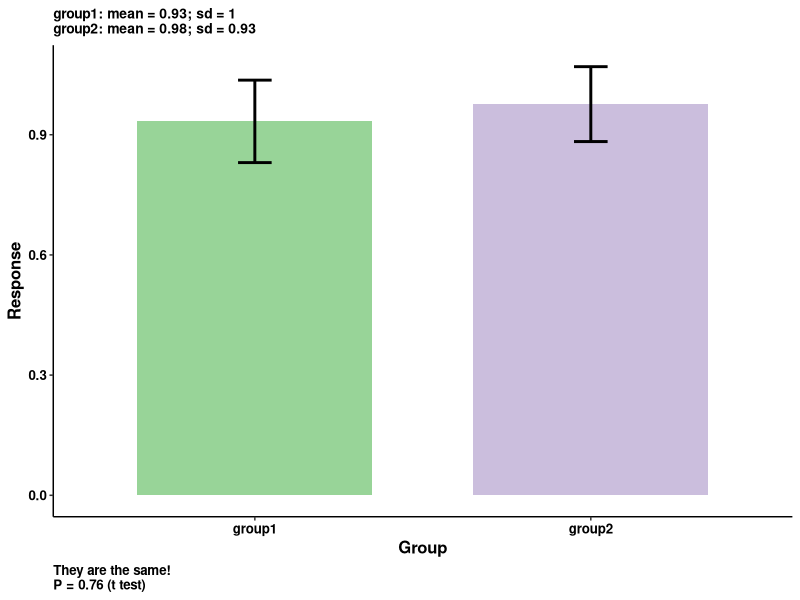
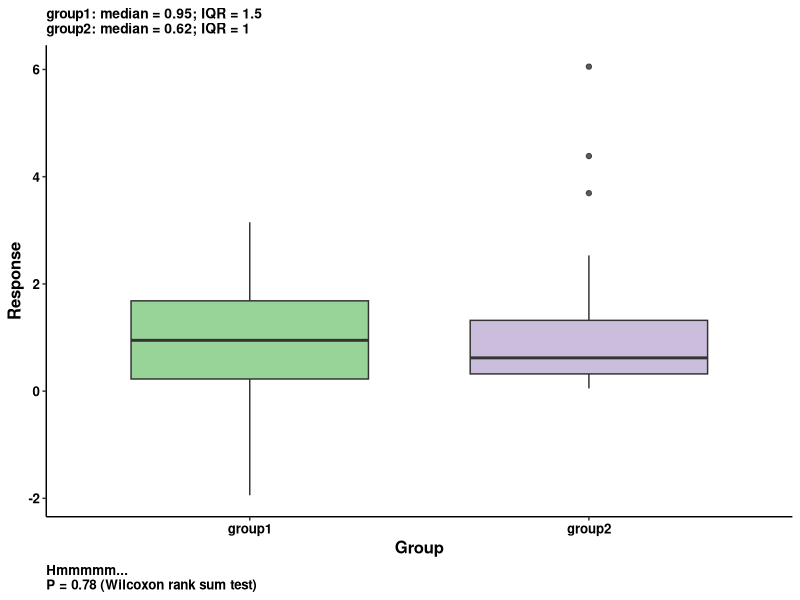
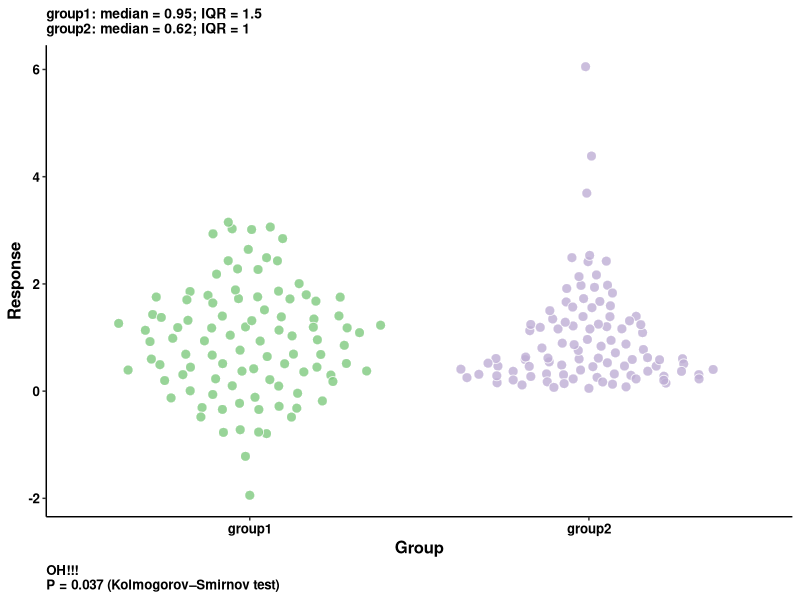
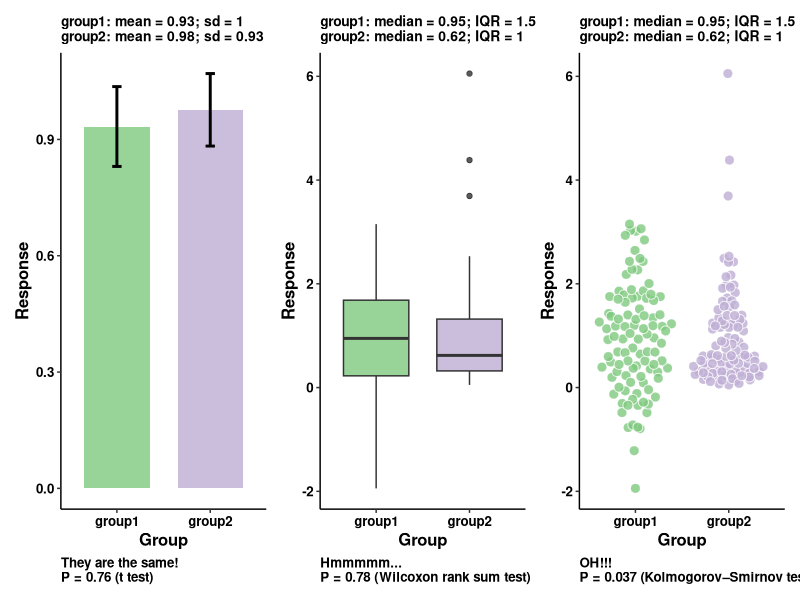
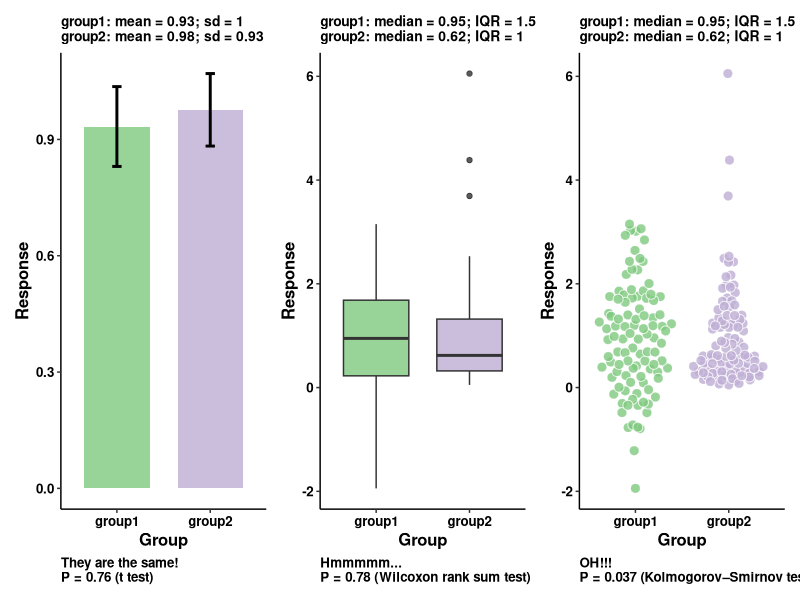
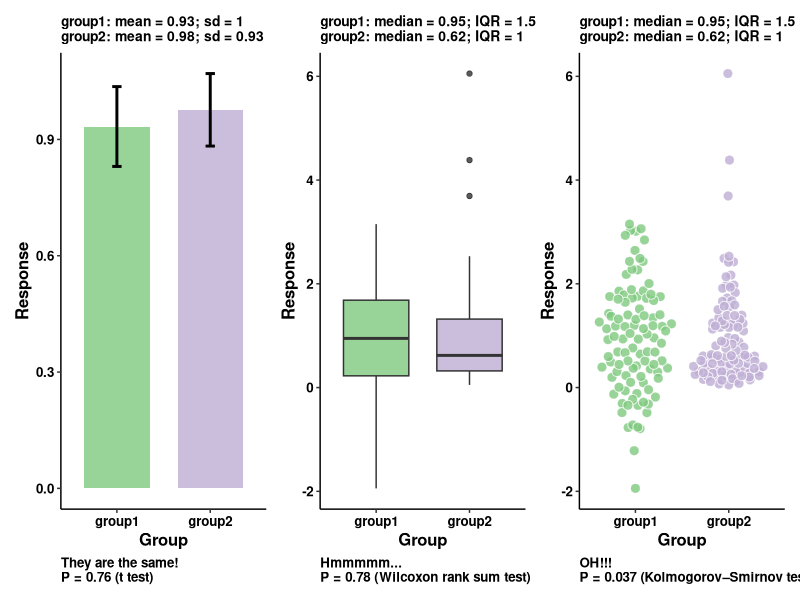

These figures' R source, in order:
## ---- chunk 1
knitr::opts_chunk$set(echo = TRUE)
## ---- chunk 2
library(tidyverse)
library(ggbeeswarm) # to make jitter plots  
library(RColorBrewer) # for the colors 
library(patchwork) # for putting ggplot objects into one graph 
## ---- chunk 3
set.seed(666)
group1 <- rnorm(n = 100, mean = 1, sd = 1)
group2 <- rlnorm(n = 100, 
                 meanlog = log(1^2/sqrt(1^2 + 1^2)), 
                 sdlog = sqrt(log(1+(1^2/1^2))))

sd(group1)
sd(group2)

mean(group1)
mean(group2)

median(group1)
median(group2)

IQR(group1)
IQR(group2)
## ---- chunk 4
groups_long <- cbind(
  group1,
  group2
) %>% 
  as.data.frame() %>% 
  gather("group", "response", 1:2)

head(groups_long)
## ---- chunk 5
t.test(group1, group2)

wilcox.test(group1, group2)

ks.test(group1, group2)
## ---- chunk 6
bar <- groups_long %>% 
  ggplot(aes(x = group, y = response)) +
  geom_bar(stat = "summary", fun = mean, 
           width = 0.7, alpha = 0.8,
           aes(fill = group)) + 
  stat_summary(geom = "errorbar", fun.data = "mean_se",
               width = 0.1, size = 1) +
  scale_fill_manual(values = brewer.pal(8, "Accent")[1:2]) +
  labs(x = "Group",
       y = "Response",
       caption = paste0("They are the same!\nP = ", 
                        signif(t.test(group1, group2)$p.value, 2),
                        " (t test)")) +
  theme_classic() +
  theme(
    text = element_text(size = 12, face = "bold", color = "black"),
    axis.text = element_text(color = "black"),
    legend.position = "none",
    plot.title = element_text(size = 10),
    plot.caption = element_text(hjust = 0)
  ) +
  ggtitle(
    paste0(
      "group1: mean = ", signif(mean(group1), 2), 
      "; sd = ", signif(sd(group1), 2), "\n",
      "group2: mean = ", signif(mean(group2), 2), 
      "; sd = ", signif(sd(group2), 2)
    )) 
  
  

bar
## ---- chunk 7
box <- groups_long %>% 
  ggplot(aes(x = group, y = response)) +
  geom_boxplot(width = 0.7, alpha = 0.8, 
          aes(fill = group)) +
  scale_fill_manual(values = brewer.pal(8, "Accent")[1:2]) +
  labs(x = "Group",
       y = "Response",
       caption = paste0("Hmmmmm...\nP = ", 
                        signif(wilcox.test(group1, group2)$p.value, 2),
                        " (Wilcoxon rank sum test)")) +
  theme_classic() +
  theme(
    text = element_text(size = 12, face = "bold", color = "black"),
    axis.text = element_text(color = "black"),
    legend.position = "none",
    plot.title = element_text(size = 10),
    plot.caption = element_text(hjust = 0)
  ) +
  ggtitle(
    paste0(
      "group1: median = ", signif(median(group1), 2), 
      "; IQR = ", signif(IQR(group1), 2), "\n",
      "group2: median = ", signif(median(group2), 2), 
      "; IQR = ", signif(IQR(group2), 2)
    )
  )

box
## ---- chunk 8
dotplot <- groups_long %>% 
  ggplot(aes(x = group, y = response)) +
  ggbeeswarm::geom_quasirandom(
    shape = 21, color = "white", 
    alpha = 0.8, size = 3,
    aes(fill = group)
  ) +
  scale_fill_manual(values = brewer.pal(8, "Accent")[1:2]) +
  labs(x = "Group",
       y = "Response",
        caption = paste0("OH!!!\nP = ", 
                        signif(ks.test(group1, group2)$p.value, 2),
                        " (Kolmogorov–Smirnov test)")) +
  theme_classic() +
  theme(
    text = element_text(size = 12, face = "bold", color = "black"),
    axis.text = element_text(color = "black"),
    legend.position = "none",
    plot.title = element_text(size = 10),
    plot.caption = element_text(hjust = 0)
  ) +
  ggtitle(
    paste0(
      "group1: median = ", signif(median(group1), 2), 
      "; IQR = ", signif(IQR(group1), 2), "\n",
      "group2: median = ", signif(median(group2), 2), 
      "; IQR = ", signif(IQR(group2), 2)
    )
  )

dotplot 
## ---- chunk 9
wrap_plots(
  bar, box, dotplot, nrow = 1
)

ggsave("../Results/dont_bar_plot.svg", height = 5, width = 10)
ggsave("../Results/dont_bar_plot.png", height = 5, width = 10)
